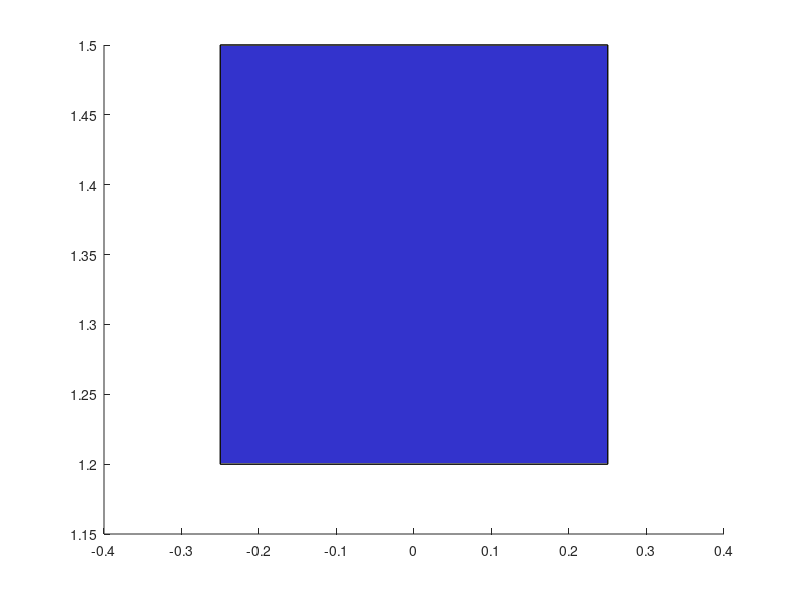

Write MATLAB code to recreate this figure.
function [vertex,face,faceNormals] = RectangularPrism(lower,upper,plotOptions,axis_h)
if nargin<4
        axis_h=gca;
    if nargin<3
        plotOptions.plotVerts=false;
        plotOptions.plotEdges=true;
        plotOptions.plotFaces=true;
    end
end
hold on

% change dimensions of prism here with lower and upper bounds
lower = [-0.25, 1.2, 0]; 
upper = [0.25, 1.5, 0.5]; 

% Now, calculate the vertices of the prism based on these new bounds
vertex(1,:) = lower;
vertex(2,:) = [upper(1), lower(2:3)];
vertex(3,:) = [upper(1:2), lower(3)];
vertex(4,:) = [upper(1), lower(2), upper(3)];
vertex(5,:) = [lower(1 ), upper(2:3)];
vertex(6,:) = [lower(1:2), upper(3)];
vertex(7,:) = [lower(1), upper(2), lower(3)];
vertex(8,:) = upper;

% vertex(1,:)=lower;
% vertex(2,:)=[upper(1),lower(2:3)];
% vertex(3,:)=[upper(1:2),lower(3)];
% vertex(4,:)=[upper(1),lower(2),upper(3)];
% vertex(5,:)=[lower(1),upper(2:3)];
% vertex(6,:)=[lower(1:2),upper(3)];
% vertex(7,:)=[lower(1),upper(2),lower(3)];
% vertex(8,:)=upper;

face=[1,2,3;1,3,7;
     1,6,5;1,7,5;
     1,6,4;1,4,2;
     6,4,8;6,5,8;
     2,4,8;2,3,8;
     3,7,5;3,8,5;
     6,5,8;6,4,8];

if 2 < nargout    
    faceNormals = zeros(size(face,1),3);
    for faceIndex = 1:size(face,1)
        v1 = vertex(face(faceIndex,1)',:);
        v2 = vertex(face(faceIndex,2)',:);
        v3 = vertex(face(faceIndex,3)',:);
        faceNormals(faceIndex,:) = unit(cross(v2-v1,v3-v1));
    end
end
%% If plot verticies
if isfield(plotOptions,'plotVerts') && plotOptions.plotVerts
    for i=1:size(vertex,1);
        plot3(vertex(i,1),vertex(i,2),vertex(i,3),'r*');
        text(vertex(i,1),vertex(i,2),vertex(i,3),num2str(i));
    end
end

%% If you want to plot the edges
if isfield(plotOptions,'plotEdges') && plotOptions.plotEdges
    links=[1,2;
        2,3;
        3,7;
        7,1;
        1,6;
        5,6;
        5,7;
        4,8;
        5,8;
        6,4;
        4,2;
        8,3];

    for i=1:size(links,1)
        plot3(axis_h,[vertex(links(i,1),1),vertex(links(i,2),1)],...
            [vertex(links(i,1),2),vertex(links(i,2),2)],...
            [vertex(links(i,1),3),vertex(links(i,2),3)],'k')
    end
end

%% If you want to plot the edges
if isfield(plotOptions,'plotFaces') && plotOptions.plotFaces
    tcolor = [.2 .2 .8];
    
    patch('Faces',face,'Vertices',vertex,'FaceVertexCData',tcolor,'FaceColor','flat','lineStyle','none');
end

end